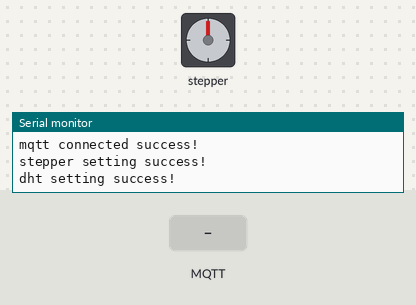
Recording of a sketch running on a simulated ESP8266 (NodeMCU). On the bench: stepper motor, the last lines printed to the serial monitor. Inputs (shaded band) come from the test bench. WiFi joins after 1.5 s; servers stay silent unless stated; no MQTT or app messages arrive unless stated; stepper angles assume 2048 steps per turn.

Above: at 2.7 s.
2.8 s: MQTT message "stepper+" arrives on the first subscribed topic
At 3.48 s:
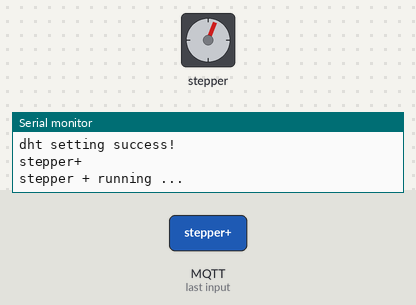
At 4.01 s:
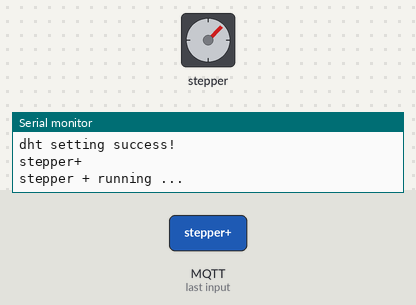
Timing chart, 0 to 17.8 s (numbered marks = the images above; inputs shaded):
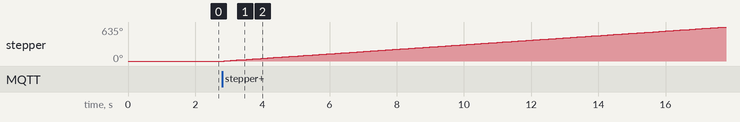

The sketch:

stepper.ino
```cpp
#include <ESP8266WiFi.h>
#include <DHT.h>
#include <PubSubClient.h>
#include <Stepper.h>

DHT dht(14, DHT11);

Stepper stepper(32, 16, 4, 5, 0);  //1,3,2,4

const char* ssid = "MI_Chester";            //连接的路由器的名字
const char* password = "abcd35873";         //连接的路由器的密码
const char* mqtt_server = "192.168.2.192";  //服务器的地址
const int port = 1883;

const char* TOPIC = "/8266/publish";
const char* RECV_TOPIC = "/8266/dht/recv";
const char* mqtt_id = "jiahao_third_8266";
const char* mqtt_username = "zjh";
const char* mqtt_password = "Jjhjjh35873@";

WiFiClient espClient;
PubSubClient client(espClient);

void setup_wifi() {  //自动连WIFI接入网络
  delay(10);

  WiFi.begin(ssid, password);

  while (WiFi.status() != WL_CONNECTED) {
    // 没连上一直重试
    delay(500);
    Serial.println("wifi connecting...");
  }
  Serial.println("wifi connected success !");
}

void callback(char* topic, byte* payload, unsigned int length) {  //用于接收数据

  int l = 0;

  int p = 1;
  String s = "";

  for (int i = 0; i < length; i++) {
    s.concat((char)payload[i]);
  }
  for (int i = length - 1; i >= 0; i--) {

    l += (int)((char)payload[i] - '0') * p;

    p *= 10;
  }
  Serial.println(s);
  controlStepper(s);
  getDht(s);
}

void getDht(String s){
    if (s == "read_dht"){
      String str ="[";
      str.concat(dht.readHumidity(true));
      str.concat(",");
      str.concat(dht.readTemperature());
      str.concat("]");
      client.publish(RECV_TOPIC, str.c_str());
      String result = "采集温湿度成功: ";
      result.concat(str);
      Serial.println(result);
    }
}

void controlStepper(String s){
  if (s == "stepper+") {
    Serial.println("stepper + running ... ");
    for(int i=0; i<55;i++){
      delay(50);
    stepper.step(128);
    }
  }
   if (s == "stepper-") {
    Serial.println("stepper - running ... ");
    for(int i=0; i<55;i++){
      delay(50);
    stepper.step(-128);
    }
  }
}

void reconnect() {  //等待，直到连接上服务器

  while (!client.connected()) {  //如果没有连接上

    if (client.connect(mqtt_id, mqtt_username, mqtt_password)) {  //接入时的用户名，尽量取一个很不常用的用户名
      client.subscribe(TOPIC);
      Serial.println("mqtt connected success!");
      stepper.setSpeed(500);
      Serial.println("stepper setting success!");
      dht.begin();
      Serial.println("dht setting success!");
    } else {
      Serial.print("mqtt failed, rc=");  //连接失败
      Serial.print(client.state());      //重新连接
    }
  }
}


void setup() {                          //初始化程序，只运行一遍
  Serial.begin(9600);                   //设置串口波特率（与烧写用波特率不是一个概念）
  setup_wifi();                         //自动连WIFI接入网络
  client.setServer(mqtt_server, port);  //端口号
  client.setCallback(callback);         //用于接收服务器接收的数据
}

void loop() {  //主循环
  reconnect();    //确保连上服务器，否则一直等待。
  client.loop();  //MUC接收数据的主循环函数。
}
```

Measured:
- after the input at 2.8 s, stepper: keeps turning clockwise at about 43°/s, starting after 0.07 s
